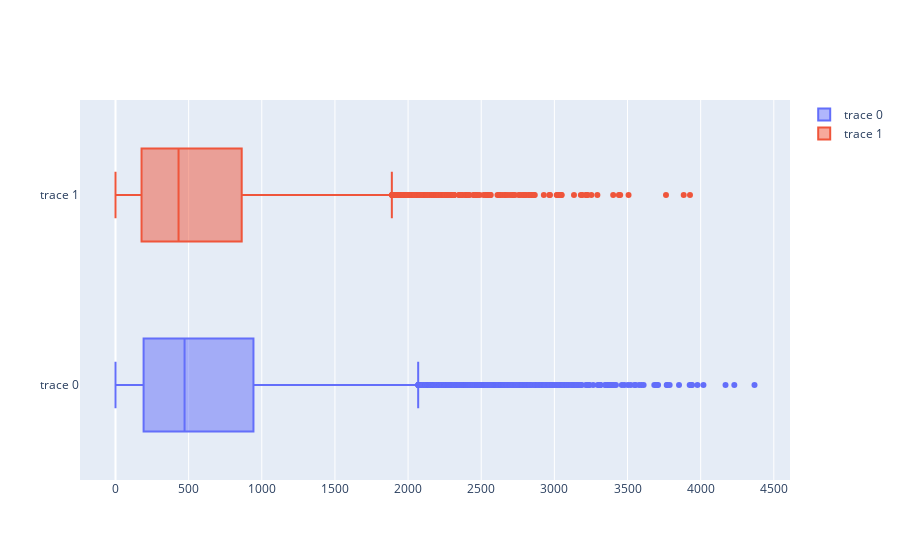

The cell this chart's notebook holds for it:
### Code cell
fig = go.Figure()
# Use x instead of y argument for horizontal plot
x0 = pdf.loc[pdf['churn'] == '0']["artist_cnt"]
x1 = pdf.loc[pdf['churn'] == '1']["artist_cnt"]
fig.add_trace(go.Box(x=x0))
fig.add_trace(go.Box(x=x1))
# RECALL - 0 is not churn, and 1 is churn
fig.show()

### Figure 1 — Plotly figure (JSON) as saved in the notebook; plotly's stock layout.template omitted (floating-point values rounded to 4 significant figures; data arrays with more than 128 entries replaced by an {"elided": "..."} marker saying what was removed)
{"data": [{"type": "box", "x": {"elided": "17274 str values"}}, {"type": "box", "x": {"elided": "5003 str values"}}], "layout": {}}
